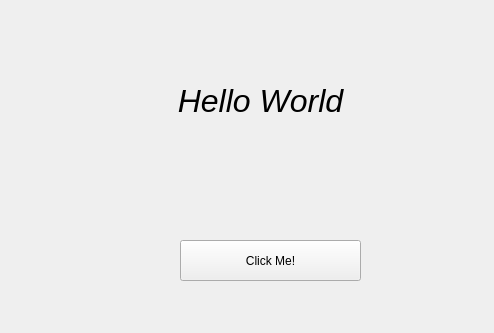
<?xml version="1.0" encoding="UTF-8"?>
<ui version="4.0">
 <class>Form</class>
 <widget class="QWidget" name="Form">
  <property name="geometry">
   <rect>
    <x>0</x>
    <y>0</y>
    <width>494</width>
    <height>333</height>
   </rect>
  </property>
  <property name="windowTitle">
   <string>Form</string>
  </property>
  <widget class="QLabel" name="hello_world_label">
   <property name="geometry">
    <rect>
     <x>150</x>
     <y>50</y>
     <width>221</width>
     <height>101</height>
    </rect>
   </property>
   <property name="font">
    <font>
     <pointsize>24</pointsize>
     <italic>true</italic>
    </font>
   </property>
   <property name="text">
    <string>Hello World</string>
   </property>
   <property name="alignment">
    <set>Qt::AlignCenter</set>
   </property>
  </widget>
  <widget class="QPushButton" name="click_me_button">
   <property name="geometry">
    <rect>
     <x>180</x>
     <y>240</y>
     <width>181</width>
     <height>41</height>
    </rect>
   </property>
   <property name="text">
    <string>Click Me!</string>
   </property>
  </widget>
 </widget>
 <resources/>
 <connections/>
</ui>
